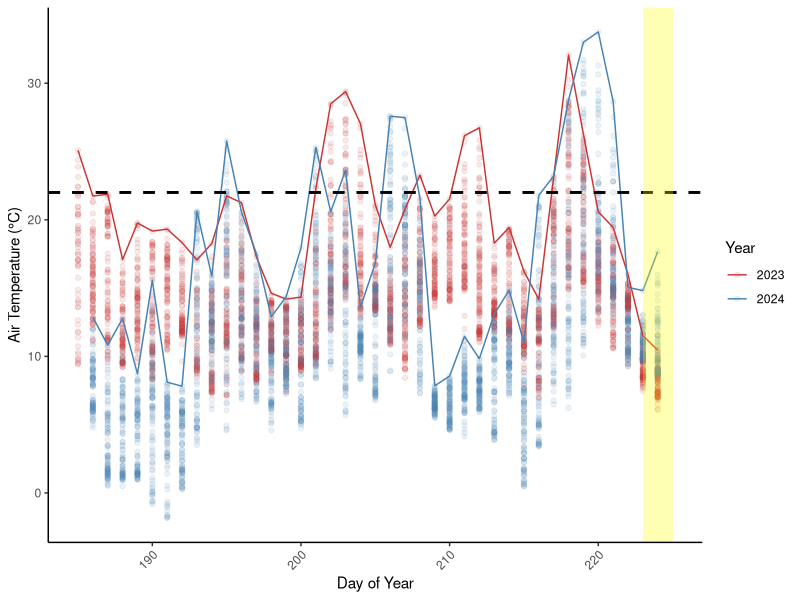
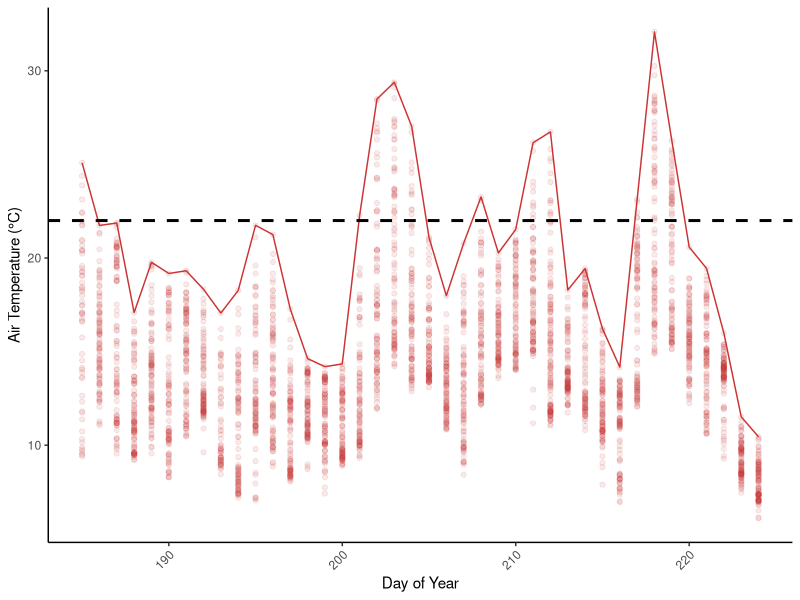
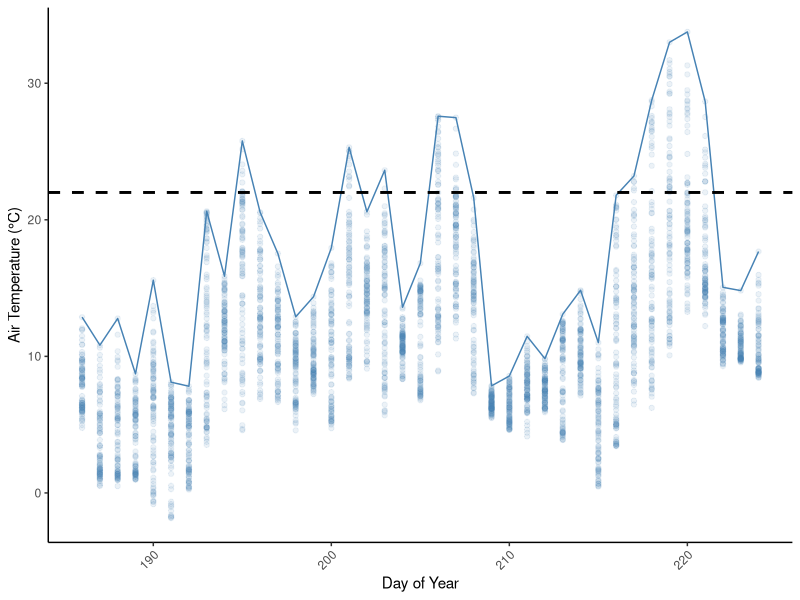
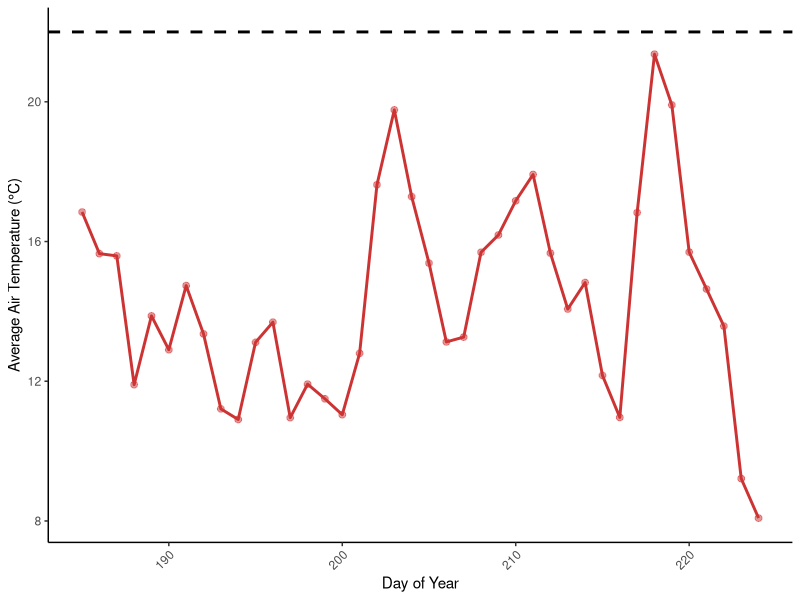

Write R code to recreate these figures, in order.
# MET STATION DATA FROM QHI OVER COMPARISON----
# 29/01/26

# LOAD LIBRARIES----
library(tidyverse)
library(ggplot2)
library(readxl)


# LOAD DATA----
met_station_combined <- read_excel("datasets/climate_data/met_station_combined.xlsx")


# CLEAN DATA----
# average daily temps for each doy 
met_station_avg <- met_station_combined %>%
  group_by(year, doy) %>%
  summarise(
    avg_temp = mean(air_temp, na.rm = TRUE),
    sd_temp = sd(air_temp, na.rm = TRUE)
  )

# max daily temps for each doy
met_station_max <- met_station_combined %>%
  group_by(year, doy) %>%
  summarise(
    max_temp = max(air_temp, na.rm = TRUE)
  )

# PLOT 2023 and 2024 only----
# plot 2023 and 2024 data only
(max_2023_2024<-ggplot(filter(met_station_combined, year %in% c(2023, 2024)), aes(x = doy, y = air_temp, color = factor(year))) +
  geom_point(alpha = 0.1) +
  geom_line(stat = "summary", fun = "max") + 
  geom_hline(yintercept = 22, linetype = "dashed",
             color = "black", linewidth = 1)+
  labs(x = "Day of Year",
       y = "Air Temperature (°C)",
       color = "Year") +
   annotate("rect", 
            xmin = 223, xmax = 225,  # adjust width as needed
            ymin = -Inf, ymax = Inf,
            alpha = 0.3, 
            fill = "yellow") + # or any color you want
  scale_color_manual(values = c("brown3", "steelblue")) +
  theme_classic()+
  theme(axis.text.x = element_text(angle = 45, hjust = 1))
)


# each line of data represents one day
# line at 22C, Canadian government classification of heatwave in QHI provience for more than 2 days 
# in 2024 especially at end in august 6 days! 
# note the line represents the MAX temperatures reached that day, but points show all the temperature values for that day 

# quite a messy graph above, but trying to show comparison of years and that 2023 was on average hotter 
# but do i already show this from ERA5 anomaly map?

# PLOT JUST 2023 MAX TEMP DATA----
(temp_2023<-ggplot(filter(met_station_combined, year == 2023), aes(x = doy, y = air_temp)) +
    geom_point(alpha = 0.1, color = "brown3") +
    geom_line(stat = "summary", fun = "max" , color = "brown3") + 
    geom_hline(yintercept = 22, linetype = "dashed",
               color = "black", linewidth = 1)+
    labs(x = "Day of Year",
         y = "Air Temperature (°C)") +
    theme_classic()+
    theme(axis.text.x = element_text(angle = 45, hjust = 1))
)

# just 2023 data to show how long heatwaves were for that summer 
# Canada met office states over 22C for more than 2 consecutive days 
# in diss doc circle/annotate peaks 


# PLOT JUST 2024 MAX TEMP DATA----
(temp_2024<-ggplot(filter(met_station_combined, year == 2024), aes(x = doy, y = air_temp)) +
   geom_point(alpha = 0.1, color = "steelblue") +
   geom_line(stat = "summary", fun = "max" , color = "steelblue") + 
   geom_hline(yintercept = 22, linetype = "dashed",
              color = "black", linewidth = 1)+
   labs(x = "Day of Year",
        y = "Air Temperature (°C)") +
   theme_classic()+
   theme(axis.text.x = element_text(angle = 45, hjust = 1))
)


# PLOT JUST 2023 AV TEMP DATA----
(ggplot(filter(met_station_avg, year == 2023), aes(x = doy, y = avg_temp)) +
   geom_point(color = "brown3", size = 2, alpha=0.5) +
    geom_line(color = "brown3", size = 1) +
    geom_hline(yintercept = 22, linetype = "dashed",
               color = "black", linewidth = 1)+
    labs(x = "Day of Year",
         y = "Average Air Temperature (°C)") +
    theme_classic()+
    theme(axis.text.x = element_text(angle = 45, hjust = 1))
)
